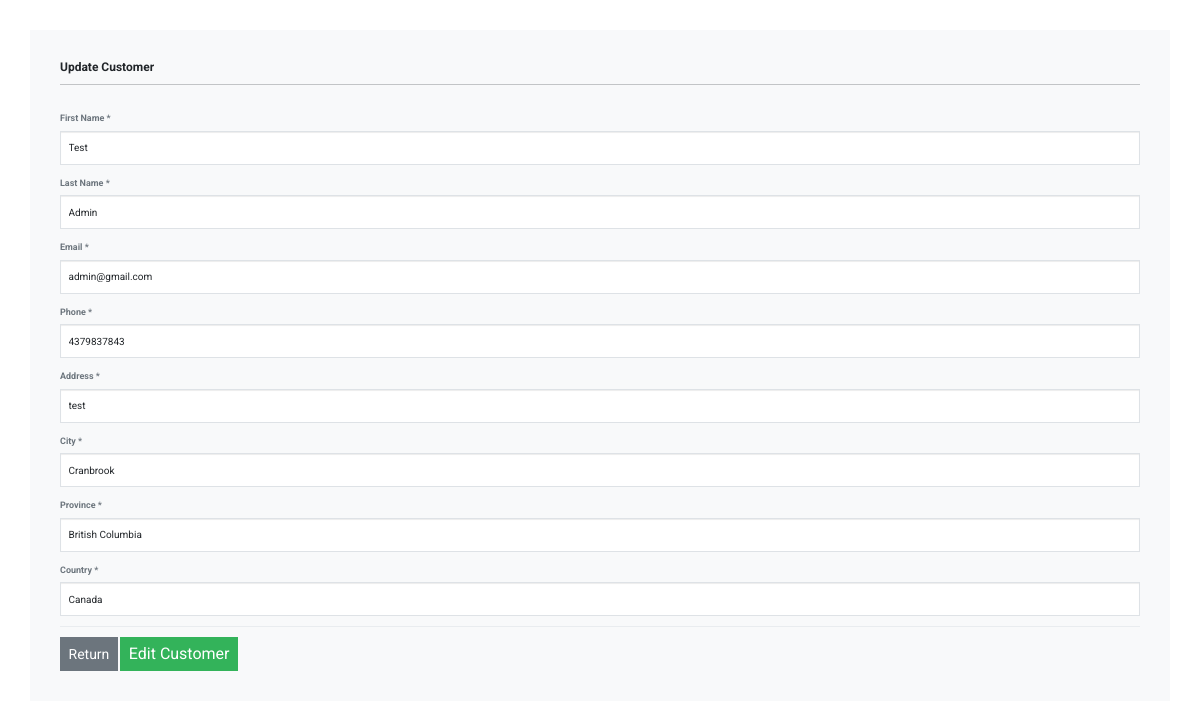
/update-customer/3 (signed in), run on the app's committed database.
### myapp/models.py (models this page shows)
class Customer(models.Model):
  creation_date = models.DateTimeField(auto_now_add=True)
  first_name = models.CharField(max_length=100)
  last_name = models.CharField(max_length=100)
  email = models.CharField(max_length=255)
  phone = models.CharField(max_length=10)
  address = models.CharField(max_length=255)
  city = models.CharField(max_length=255)
  province = models.CharField(max_length=255)
  country = models.CharField(max_length=125)
  def __str__(self):
    return self.first_name +" "+self.last_name

### myapp/views.py (the view)
# urls.py: path('update-customer/<int:pk>', views.update_customer, name='update-customer'),
@login_required(login_url='login')
def update_customer(request, pk):
    customer = Customer.objects.get(id=pk)
    print(customer)
    if request.method == 'POST':
        form = UpdateCustomerForm(request.POST, instance=customer)
        if form.is_valid():
            form.save()
            messages.success(request, "Your customer was updated!")
            return redirect("index")
    context = {'customer': customer}
    return render(request, 'myapp/update-customer.html', context=context)

### myapp/templates/myapp/update-customer.html (shortened to what this page needs)
{% extends 'myapp/base.html' %}
{% block content %}
    <body>
        <div class="container bg-light shadow-md p-5 mt-5 form-layout">
            <h3> Update Customer </h3>
            <hr>
            <br>
            <form method="post">
              <div class="row mb-3">
                <div class="col-sm-12">
                  <label class="form-label">First Name *</label>
                  <input class="form-control" type="text" name="first_name" placeholder="Enter First Name"  value="{{ customer.first_name }}" required>
                </div>
              </div>
              <div class="row mb-3">
                <div class="col-sm-12">
                  <label class="form-label">Last Name *</label>
                  <input class="form-control" type="text" name="last_name" placeholder="Enter Last Name"  value="{{ customer.last_name }}" required>
                </div>
              </div>
              <div class="row mb-3">
                <div class="col-sm-12">
                  <label class="form-label">Email *</label>
                  <input class="form-control" type="email" name="email" placeholder="Enter Email"  value="{{ customer.email  }}" required>
                </div>
              </div>
              <div class="row mb-3">
                <div class="col-sm-12">
                  <label class="form-label">Phone *</label>
                  <input class="form-control" type="tell" name="phone" placeholder="Enter Phone Number"  value="{{ customer.phone }}" required>
                </div>
              </div>
              <div class="row mb-3">
                <div class="col-sm-12">
                  <label class="form-label">Address *</label>
                  <input class="form-control" type="text" name="address" placeholder="Enter Address"  value="{{ customer.address }}" required>
                </div>
              </div>
              <div class="row mb-3">
                <div class="col-sm-12">
                  <label class="form-label">City *</label>
                  <input class="form-control" type="text" name="city" placeholder="Enter City"  value="{{ customer.city }}" required>
                </div>
              </div>
              <div class="row mb-3">
                <div class="col-sm-12">
                  <label class="form-label">Province *</label>
                  <input class="form-control" type="text" name="province" placeholder="Enter Province"  value="{{ customer.province }}" required>
                </div>
              </div>
              <div class="row mb-3">
                <div class="col-sm-12">
                  <label class="form-label" for="class">Country *</label>
                  <input class="form-control" type="text" name="country" placeholder="Enter Country"  value="{{ customer.country }}" required></input>
                </div>
              </div>
              <div class="border-bottom my-3 border-gray-200"></div>
              <div class="row">
                <div class="col-sm-9">
                  <button class="btn btn-secondary"><a href="{% url 'index' %}" class="text-white">Return</a></button>
                  <button class="btn btn-primary" type="submit">Edit Customer</button>
                </div>
              </div>
            </form>
        </div>
        <br>
    </body>
{% endblock %}

### static/css/custom.css (style rules this page uses)
.text-white { color: white !important; }
input { border-radius: 5px; border-color: #f3f3f3; }
button, p { font-size: 16px !important; }
span, a, strong { font-size: 14px !important; }

### data on the page
Customer: first_name "Test", last_name "Admin", email "admin@gmail.com", phone "4379837843", address "test", city "Cranbrook", province "British Columbia", country "Canada"
